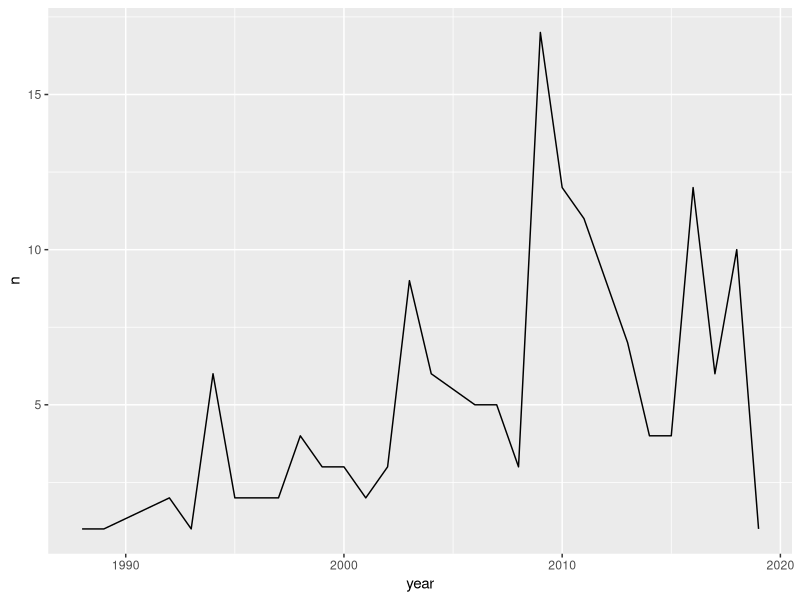

Write R code to recreate this figure.
# Data exported from:https://hudoc.echr.coe.int/eng#{%22sort%22:[%22kpdate%20Ascending%22],%22respondent%22:[%22ESP%22],%22documentcollectionid2%22:[%22GRANDCHAMBER%22,%22CHAMBER%22]}
library(tidyverse)
echr <- read_csv('data/hudoc_oldest.csv')
echr2 <- read_csv('data/hudoc_newest.csv')
echr <- bind_rows(echr, echr2)
echr <- echr %>% distinct(`Application Number`, .keep_all = T)
# echr <- echr %>% filter(!duplicated(`Application Number`))
echr$Date <- as.Date(echr$Date, format = '%d/%m/%Y')
echr$year <- as.numeric(format(echr$Date, '%Y'))

echr %>%
  group_by(year) %>%
  tally %>%
  ggplot(aes(x = year, y = n)) + geom_line()
